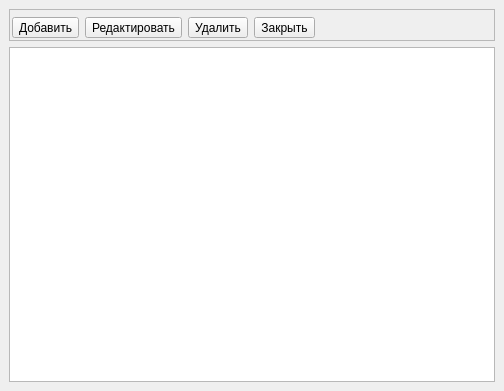
<?xml version="1.0" encoding="UTF-8"?>
<ui version="4.0">
 <class>MainWindow</class>
 <widget class="QMainWindow" name="MainWindow">
  <property name="geometry">
   <rect>
    <x>0</x>
    <y>0</y>
    <width>504</width>
    <height>391</height>
   </rect>
  </property>
  <property name="windowTitle">
   <string>Forget-Me-Not - список событий</string>
  </property>
  <widget class="QWidget" name="centralwidget">
   <layout class="QVBoxLayout" name="verticalLayout">
    <item>
     <widget class="QFrame" name="frame">
      <property name="minimumSize">
       <size>
        <width>0</width>
        <height>32</height>
       </size>
      </property>
      <property name="frameShape">
       <enum>QFrame::StyledPanel</enum>
      </property>
      <property name="frameShadow">
       <enum>QFrame::Raised</enum>
      </property>
      <widget class="QWidget" name="layoutWidget">
       <property name="geometry">
        <rect>
         <x>3</x>
         <y>3</y>
         <width>484</width>
         <height>31</height>
        </rect>
       </property>
       <layout class="QHBoxLayout" name="horizontalLayout">
        <item>
         <widget class="QToolButton" name="QButtonAdd">
          <property name="toolTip">
           <string>Добавить событие</string>
          </property>
          <property name="text">
           <string>Добавить</string>
          </property>
          <property name="icon">
           <iconset>
            <normaloff>list-add.png</normaloff>list-add.png</iconset>
          </property>
          <property name="iconSize">
           <size>
            <width>22</width>
            <height>22</height>
           </size>
          </property>
         </widget>
        </item>
        <item>
         <widget class="QToolButton" name="QButtonEdit">
          <property name="toolTip">
           <string>Редактировать событие</string>
          </property>
          <property name="text">
           <string>Редактировать</string>
          </property>
          <property name="icon">
           <iconset>
            <normaloff>accessories-text-editor.png</normaloff>accessories-text-editor.png</iconset>
          </property>
          <property name="iconSize">
           <size>
            <width>22</width>
            <height>22</height>
           </size>
          </property>
         </widget>
        </item>
        <item>
         <widget class="QToolButton" name="QButtonDelete">
          <property name="toolTip">
           <string>Удалить событие</string>
          </property>
          <property name="text">
           <string>Удалить</string>
          </property>
          <property name="icon">
           <iconset>
            <normaloff>kt-remove.png</normaloff>kt-remove.png</iconset>
          </property>
          <property name="iconSize">
           <size>
            <width>22</width>
            <height>22</height>
           </size>
          </property>
         </widget>
        </item>
        <item>
         <widget class="QToolButton" name="QButtonClose">
          <property name="toolTip">
           <string>Закрыть окно</string>
          </property>
          <property name="text">
           <string>Закрыть</string>
          </property>
          <property name="icon">
           <iconset>
            <normaloff>system-log-out.png</normaloff>system-log-out.png</iconset>
          </property>
          <property name="iconSize">
           <size>
            <width>22</width>
            <height>22</height>
           </size>
          </property>
         </widget>
        </item>
        <item>
         <spacer name="horizontalSpacer">
          <property name="orientation">
           <enum>Qt::Horizontal</enum>
          </property>
          <property name="sizeHint" stdset="0">
           <size>
            <width>338</width>
            <height>20</height>
           </size>
          </property>
         </spacer>
        </item>
       </layout>
      </widget>
     </widget>
    </item>
    <item>
     <widget class="QListWidget" name="listWidget"/>
    </item>
   </layout>
  </widget>
 </widget>
 <resources/>
 <connections>
  <connection>
   <sender>QButtonClose</sender>
   <signal>clicked()</signal>
   <receiver>MainWindow</receiver>
   <slot>close()</slot>
   <hints>
    <hint type="sourcelabel">
     <x>144</x>
     <y>25</y>
    </hint>
    <hint type="destinationlabel">
     <x>498</x>
     <y>31</y>
    </hint>
   </hints>
  </connection>
 </connections>
</ui>
